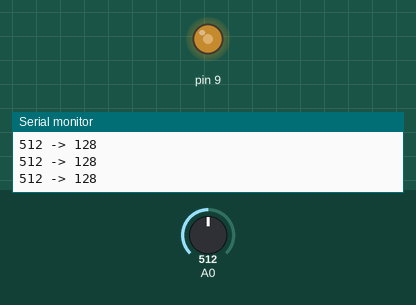
A sketch run on a simulated Arduino Uno, built with avr-gcc and run on an emulated ATmega328P. Shown: output pins drawn as LEDs (lit = HIGH), the last lines printed to the serial monitor. The inputs (shaded band) are chosen by the test bench; at power-on: A0 = 512.

Above: at 1.2 s.
1.3 s: A0 set to 716
At 2.1 s:
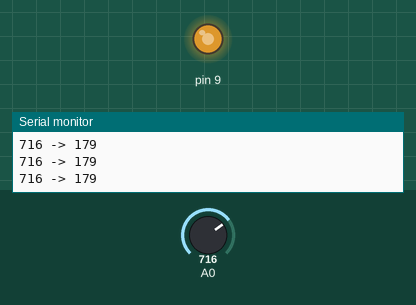
2.8 s: A0 set to 900
At 3.2 s:
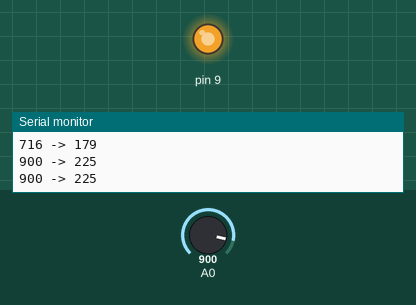
4.3 s: A0 set to 122
At 5.5 s:
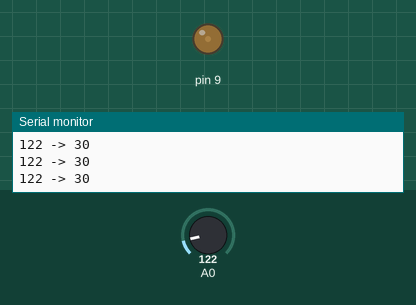
5.8 s: A0 set to 0
At 6.7 s:
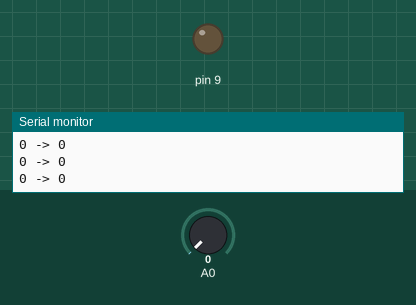
Timing chart, 0 to 8.3 s (numbered marks = the images above; inputs shaded):
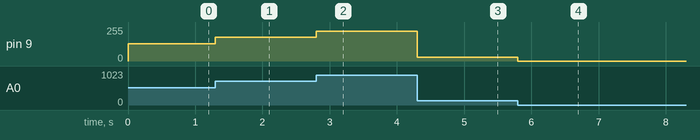

Measured:
- after the input at 1.3 s, pin 9: 128/255 → 179/255 at once
- after the input at 2.8 s, pin 9: 179/255 → 225/255 at once
- after the input at 4.3 s, pin 9: 225/255 → 30/255 at once
- after the input at 5.8 s, pin 9: 30/255 → 0/255 at once

The sketch:

knob-default.ino
```cpp
// Lesson 4: a potentiometer on A0 sets LED brightness on D9 (PWM).
unsigned int printEvery = 200;   // ms between serial lines
unsigned long lastPrint = 0;

void setup() {
  Serial.begin(9600);
  pinMode(9, OUTPUT);
  Serial.println("ready");
}

void loop() {
  int raw = analogRead(A0);
  int pwm = raw / 4;
  analogWrite(9, pwm);
  if (millis() - lastPrint >= printEvery) {
    lastPrint = millis();
    Serial.print(raw);
    Serial.print(" -> ");
    Serial.println(pwm);
  }
}
```
